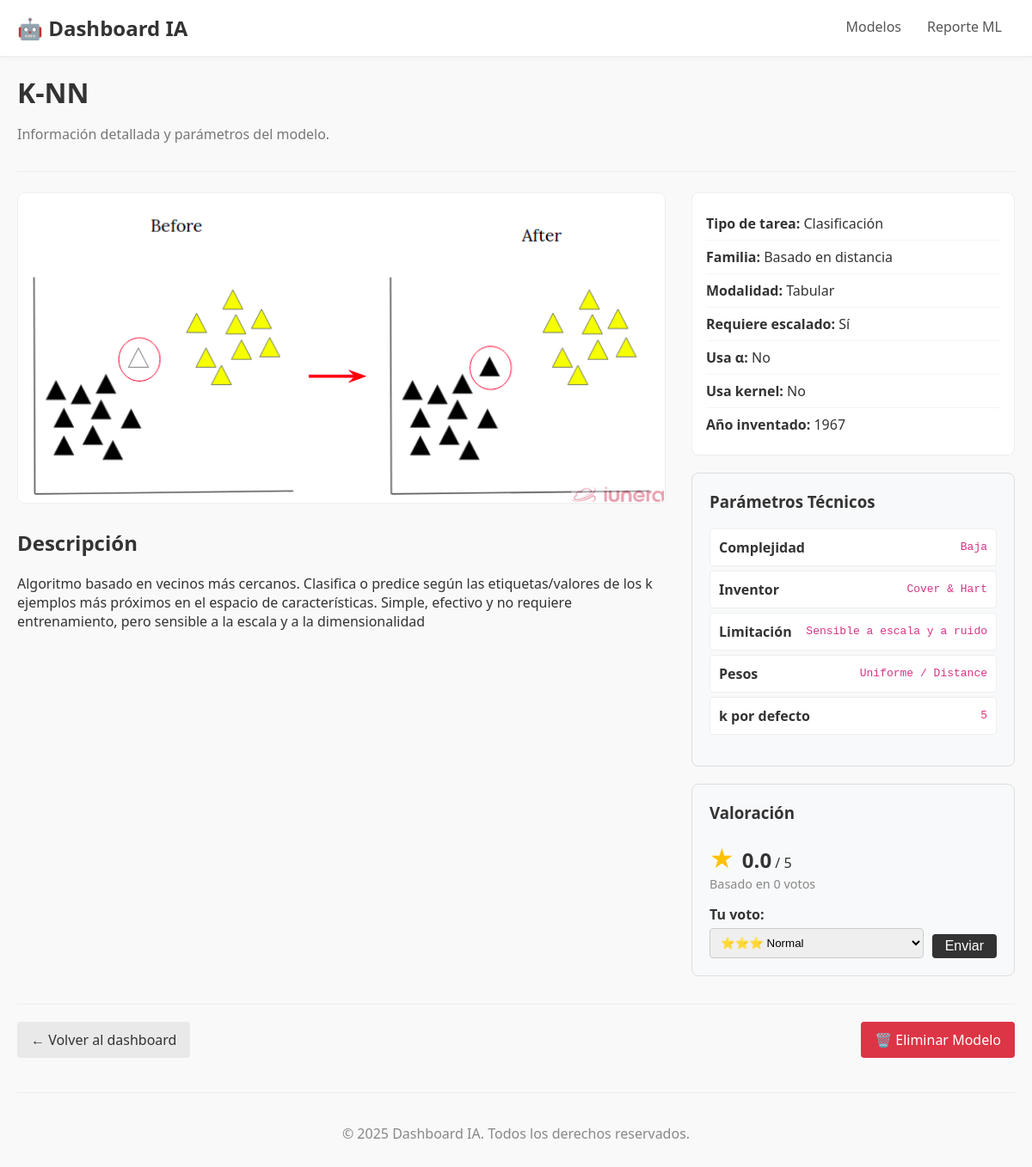
The app's page /modelos/1/ with its own data.
### appmodelosIA/models.py (models this page shows, shortened)
class Modelo(models.Model):
    nombre = models.CharField(max_length=100, unique=True)
    descripcion = models.TextField()
    imagen_dashboard = models.ImageField(upload_to="dashboard_images/")
    fecha_creacion = models.DateTimeField(auto_now_add=True)
    tipo_tarea = models.CharField(max_length=25, choices=TIPO_TAREA_CHOICES)
    familia = models.CharField(max_length=20, choices=FAMILIA_CHOICES)
    modalidad = models.CharField(max_length=15, choices=MODALIDAD_CHOICES, default="tabular")
    requiere_escalado = models.BooleanField(default=False)
    usa_alpha = models.BooleanField(default=False)
    usa_kernel = models.BooleanField(default=False)
    anio_inventado = models.PositiveSmallIntegerField(null=True, blank=True, db_index=True)
    dataset = models.ForeignKey(Dataset, on_delete=models.SET_NULL, null=True, blank=True, related_name="modelos")
    rating_promedio = models.FloatField(default=0.0)
    cantidad_votos = models.IntegerField(default=0)

class Parametro(models.Model):
    modelo = models.ForeignKey(Modelo, on_delete=models.CASCADE, related_name="parametros")
    nombre = models.CharField(max_length=100)
    valor = models.CharField(max_length=200)
    class Meta:
        unique_together = ("modelo", "nombre")
        ordering = ["nombre"]

### appmodelosIA/views.py (the view)
# urls.py: path('modelos/<int:modelo_id>/', views.show_modelo, name='modelo_detail'),
def show_modelo(request, modelo_id: int):
    modelo_obj = get_object_or_404(Modelo.objects.prefetch_related('parametros'), pk=modelo_id)
    print(f"\n[LOG] Viendo detalles del modelo: {modelo_obj.nombre}")
    return render(request, 'modelo_detail.html', {'modelo': modelo_obj})

### appmodelosIA/templates/modelo_detail.html (shortened to what this page needs)
{% extends "base.html" %}
{% load static %}
{% block header %}
  <h1>{{ modelo.nombre }}</h1>
  <p class="muted">Información detallada y parámetros del modelo.</p>
{% endblock %}
{% block content %}
<div class="detail-layout">
  <div class="detail-main">
    {% if modelo.imagen_dashboard %}
      <img class="detail-image" src="{{ modelo.imagen_dashboard.url }}" alt="Ilustración de {{ modelo.nombre }}">
    {% endif %}
    <h2>Descripción</h2>
    <p>{{ modelo.descripcion|linebreaks }}</p>
  </div>
  <div class="detail-sidebar">
    <ul class="info-list">
      <li><strong>Tipo de tarea:</strong> {{ modelo.get_tipo_tarea_display }}</li>
      <li><strong>Familia:</strong> {{ modelo.get_familia_display }}</li>
      <li><strong>Modalidad:</strong> {{ modelo.get_modalidad_display }}</li>
      <li><strong>Requiere escalado:</strong> {{ modelo.requiere_escalado|yesno:"Sí,No" }}</li>
      <li><strong>Usa α:</strong> {{ modelo.usa_alpha|yesno:"Sí,No" }}</li>
      <li><strong>Usa kernel:</strong> {{ modelo.usa_kernel|yesno:"Sí,No" }}</li>
      {% if modelo.anio_inventado %}
        <li><strong>Año inventado:</strong> {{ modelo.anio_inventado }}</li>
      {% endif %}
    </ul>
    <div class="sidebar-section">
        <h3>Parámetros Técnicos</h3>
        {% if modelo.parametros.all %}
            <ul class="param-list">
                {% for param in modelo.parametros.all %}
                    <li class="param-item">
                        <strong>{{ param.nombre }}</strong>
                        <span class="param-value">{{ param.valor }}</span>
                    </li>
                {% endfor %}
            </ul>
        {% else %}
            <p class="no-params-message">No hay parámetros definidos.</p>
        {% endif %}
    </div>
    <div id="valoracion-container" class="sidebar-section">
        {% include 'valoracion.html' %}
    </div>
  </div>
</div>
<div class="detail-footer-actions">
  <a class="btn btn-light" href="{% url 'modelo' %}">← Volver al dashboard</a>
  <a href="{% url 'borrar_modelo' modelo.id %}" class="btn btn-danger">
    🗑️ Eliminar Modelo
  </a>
</div>
{% endblock %}

### appmodelosIA/templates/valoracion.html (shortened to what this page needs)
<h3>Valoración</h3>
<div class="rating-header">
    <span class="rating-score">★</span>
    <span class="rating-value">{{ modelo.rating_promedio|floatformat:1 }}</span>
    <span>/ 5</span>
    <p class="rating-subtext">Basado en {{ modelo.cantidad_votos }} votos</p>
</div>
<form id="form-votar" class="vote-form" action="{% url 'votar_modelo' modelo.id %}" method="POST">
    <label for="puntuacion"><strong>Tu voto:</strong></label>
    <div class="vote-controls">
        <select name="puntuacion" id="puntuacion">
            <option value="3" selected>⭐⭐⭐ Normal</option>
        </select>
        <button type="submit" class="btn btn-vote">Enviar</button>
    </div>
</form>

### appmodelosIA/static/css/style.css (style rules this page uses)
body { font-family: system-ui, sans-serif; margin: 0; background-color: #f9f9f9; color: #333; }
header h1 { margin: 0; }
.muted { color: #777; font-size: 1rem; }
.btn { display: inline-block; padding: 10px 16px; border: none; border-radius: 4px; text-decoration: none; text-align: center; cursor: pointer; margin-top: auto; font-size: 1em; background-color: #333; color: #ffffff; transition: background-color 0.2s ease; }
.btn-light { background-color: #e9e9e9; color: #333; }
.btn-danger { background-color: #dc3545; color: white; }
.detail-layout { display: grid; grid-template-columns: 2fr 1fr; gap: 32px; }
.detail-image { width: 100%; border-radius: 8px; border: 1px solid #eee; }
.detail-main h2 { margin-top: 24px; }
.info-list { list-style: none; padding: 16px; margin: 0; background-color: #fff; border: 1px solid #eee; border-radius: 8px; }
.info-list li { padding: 8px 0; border-bottom: 1px solid #f5f5f5; }
.info-list li:last-child { border-bottom: none; }
.sidebar-section { background: #f8f9fa; padding: 20px; border-radius: 8px; border: 1px solid #ddd; margin-top: 20px; }
.sidebar-section h3 { margin-top: 0; }
.param-list { list-style-type: none; padding: 0; }
.param-item { background: #fff; border: 1px solid #eee; margin-bottom: 5px; padding: 10px; border-radius: 4px; display: flex; justify-content: space-between; align-items: center; }
.param-item .param-value { font-family: monospace; color: #d63384; }
.detail-footer-actions { margin-top: 32px; display: flex; justify-content: space-between; align-items: center; border-top: 1px solid #eee; padding-top: 20px; }
.rating-header { margin-bottom: 15px; }
.rating-score { font-size: 2em; color: #ffc107; margin-right: 5px; }
.rating-value { font-size: 1.5em; font-weight: bold; }
.rating-subtext { margin: 0; color: #888; font-size: 0.9em; }
.vote-form label { display: block; margin-bottom: 5px; }
.vote-controls { display: flex; gap: 10px; width: 100%; }
.vote-controls select { flex-grow: 1; padding: 8px; border: 1px solid #ccc; border-radius: 4px; }
.vote-controls .btn-vote { padding: 5px 15px; }

### records on screen
Modelo: nombre "K-NN", imagen_dashboard (picture), descripcion "Algoritmo basado en vecinos más cercanos. Clasifica o predice según las etiquetas/valores de los k ejemplos más próximos en el espacio de características. Simple, efectivo y no requiere entrenamiento, pero sensible a la escala y a la dimensionalidad", tipo_tarea "Clasificación", familia "Basado en distancia", modalidad "Tabular", requiere_escalado "Sí", usa_alpha "No", usa_kernel "No", anio_inventado "1967", rating_promedio "0.0", cantidad_votos "0"
Parametro: nombre "Complejidad", valor "Baja"
Parametro: nombre "Inventor", valor "Cover & Hart"
Parametro: nombre "Limitación", valor "Sensible a escala y a ruido"
Parametro: nombre "Pesos", valor "Uniforme / Distance"
Parametro: nombre "k por defecto", valor "5"
